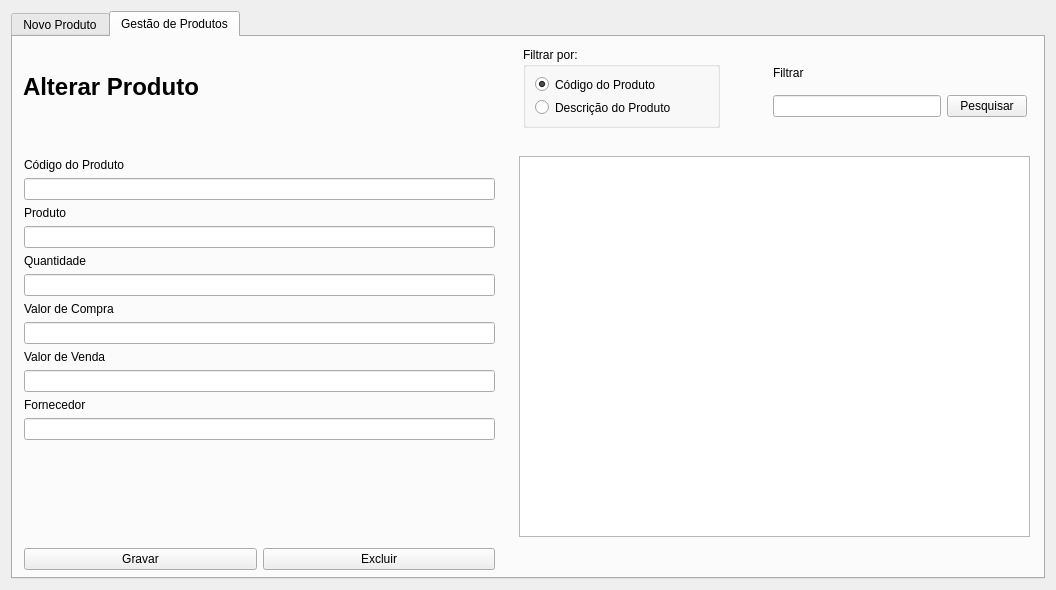
<?xml version="1.0" encoding="UTF-8"?>
<ui version="4.0">
 <class>fm_gestaoEstoque</class>
 <widget class="QDialog" name="fm_gestaoEstoque">
  <property name="geometry">
   <rect>
    <x>0</x>
    <y>0</y>
    <width>1056</width>
    <height>590</height>
   </rect>
  </property>
  <property name="windowTitle">
   <string>Gestão de Estoque</string>
  </property>
  <property name="windowIcon">
   <iconset resource="Arquivo_de_recursos.qrc">
    <normaloff>:/imagens/img/gestao-de-inventario.png</normaloff>:/imagens/img/gestao-de-inventario.png</iconset>
  </property>
  <layout class="QGridLayout" name="gridLayout">
   <item row="0" column="0">
    <widget class="QTabWidget" name="tabWidget">
     <property name="currentIndex">
      <number>1</number>
     </property>
     <widget class="QWidget" name="tab_novoproduto">
      <attribute name="title">
       <string>Novo Produto</string>
      </attribute>
      <widget class="QWidget" name="layoutWidget">
       <property name="geometry">
        <rect>
         <x>80</x>
         <y>80</y>
         <width>901</width>
         <height>281</height>
        </rect>
       </property>
       <layout class="QVBoxLayout" name="verticalLayout_7">
        <item>
         <layout class="QVBoxLayout" name="verticalLayout">
          <item>
           <widget class="QLabel" name="label">
            <property name="text">
             <string>Código de Produto</string>
            </property>
           </widget>
          </item>
          <item>
           <widget class="QLineEdit" name="txt_codigoproduto"/>
          </item>
         </layout>
        </item>
        <item>
         <layout class="QVBoxLayout" name="verticalLayout_2">
          <item>
           <widget class="QLabel" name="label_2">
            <property name="text">
             <string>Descrição do Produto</string>
            </property>
           </widget>
          </item>
          <item>
           <widget class="QLineEdit" name="txt_descricaoproduto"/>
          </item>
         </layout>
        </item>
        <item>
         <layout class="QHBoxLayout" name="horizontalLayout_2">
          <item>
           <layout class="QVBoxLayout" name="verticalLayout_4">
            <item>
             <widget class="QLabel" name="label_4">
              <property name="text">
               <string>Fornecedor</string>
              </property>
             </widget>
            </item>
            <item>
             <widget class="QLineEdit" name="txt_fornecedor"/>
            </item>
           </layout>
          </item>
          <item>
           <layout class="QVBoxLayout" name="verticalLayout_3">
            <item>
             <widget class="QLabel" name="label_3">
              <property name="text">
               <string>Quantidade em Estoque</string>
              </property>
             </widget>
            </item>
            <item>
             <widget class="QLineEdit" name="txt_qtdeestoque"/>
            </item>
           </layout>
          </item>
          <item>
           <layout class="QVBoxLayout" name="verticalLayout_5">
            <item>
             <widget class="QLabel" name="label_5">
              <property name="text">
               <string>Valor de Compra</string>
              </property>
             </widget>
            </item>
            <item>
             <widget class="QLineEdit" name="txt_valorcompra"/>
            </item>
           </layout>
          </item>
          <item>
           <layout class="QVBoxLayout" name="verticalLayout_6">
            <item>
             <widget class="QLabel" name="label_6">
              <property name="text">
               <string>Valor de Venda</string>
              </property>
             </widget>
            </item>
            <item>
             <widget class="QLineEdit" name="txt_valorvenda"/>
            </item>
           </layout>
          </item>
         </layout>
        </item>
        <item>
         <spacer name="verticalSpacer">
          <property name="orientation">
           <enum>Qt::Orientation::Vertical</enum>
          </property>
          <property name="sizeHint" stdset="0">
           <size>
            <width>20</width>
            <height>40</height>
           </size>
          </property>
         </spacer>
        </item>
        <item>
         <layout class="QHBoxLayout" name="horizontalLayout">
          <item>
           <widget class="QPushButton" name="btn_novoproduto">
            <property name="text">
             <string>Novo</string>
            </property>
           </widget>
          </item>
          <item>
           <widget class="QPushButton" name="btn_gravarnovoproduto">
            <property name="text">
             <string>Gravar</string>
            </property>
           </widget>
          </item>
         </layout>
        </item>
       </layout>
      </widget>
     </widget>
     <widget class="QWidget" name="tab_gestaoprodutos">
      <attribute name="title">
       <string>Gestão de Produtos</string>
      </attribute>
      <widget class="QTableWidget" name="tw_ge_produtos">
       <property name="geometry">
        <rect>
         <x>506</x>
         <y>119</y>
         <width>511</width>
         <height>381</height>
        </rect>
       </property>
      </widget>
      <widget class="QGroupBox" name="groupBox">
       <property name="geometry">
        <rect>
         <x>510</x>
         <y>10</y>
         <width>197</width>
         <height>81</height>
        </rect>
       </property>
       <property name="title">
        <string>Filtrar por:</string>
       </property>
       <layout class="QHBoxLayout" name="horizontalLayout_5">
        <item>
         <layout class="QVBoxLayout" name="verticalLayout_8">
          <item>
           <widget class="QRadioButton" name="rb_ge_codigo">
            <property name="text">
             <string>Código do Produto</string>
            </property>
            <property name="checked">
             <bool>true</bool>
            </property>
           </widget>
          </item>
          <item>
           <widget class="QRadioButton" name="rb_ge_produto">
            <property name="text">
             <string>Descrição do Produto</string>
            </property>
           </widget>
          </item>
         </layout>
        </item>
       </layout>
      </widget>
      <widget class="QLabel" name="label_14">
       <property name="geometry">
        <rect>
         <x>10</x>
         <y>30</y>
         <width>291</width>
         <height>41</height>
        </rect>
       </property>
       <property name="text">
        <string>&lt;html&gt;&lt;head/&gt;&lt;body&gt;&lt;h1 style=&quot; margin-top:18px; margin-bottom:12px; margin-left:0px; margin-right:0px; -qt-block-indent:0; text-indent:0px;&quot;&gt;&lt;span style=&quot; font-size:xx-large; font-weight:700;&quot;&gt;Alterar Produto&lt;/span&gt;&lt;/h1&gt;&lt;/body&gt;&lt;/html&gt;</string>
       </property>
      </widget>
      <widget class="QWidget" name="layoutWidget">
       <property name="geometry">
        <rect>
         <x>11</x>
         <y>121</y>
         <width>471</width>
         <height>412</height>
        </rect>
       </property>
       <layout class="QVBoxLayout" name="verticalLayout_15">
        <item>
         <layout class="QVBoxLayout" name="verticalLayout_9">
          <item>
           <widget class="QLabel" name="label_7">
            <property name="text">
             <string>Código do Produto</string>
            </property>
           </widget>
          </item>
          <item>
           <widget class="QLineEdit" name="txt_ge_codigoproduto"/>
          </item>
         </layout>
        </item>
        <item>
         <layout class="QVBoxLayout" name="verticalLayout_10">
          <item>
           <widget class="QLabel" name="label_8">
            <property name="text">
             <string>Produto</string>
            </property>
           </widget>
          </item>
          <item>
           <widget class="QLineEdit" name="txt_ge_produto"/>
          </item>
         </layout>
        </item>
        <item>
         <layout class="QVBoxLayout" name="verticalLayout_11">
          <item>
           <widget class="QLabel" name="label_9">
            <property name="text">
             <string>Quantidade</string>
            </property>
           </widget>
          </item>
          <item>
           <widget class="QLineEdit" name="txt_ge_qtde"/>
          </item>
         </layout>
        </item>
        <item>
         <layout class="QVBoxLayout" name="verticalLayout_12">
          <item>
           <widget class="QLabel" name="label_10">
            <property name="text">
             <string>Valor de Compra</string>
            </property>
           </widget>
          </item>
          <item>
           <widget class="QLineEdit" name="txt_ge_valorcompra"/>
          </item>
         </layout>
        </item>
        <item>
         <layout class="QVBoxLayout" name="verticalLayout_13">
          <item>
           <widget class="QLabel" name="label_11">
            <property name="text">
             <string>Valor de Venda</string>
            </property>
           </widget>
          </item>
          <item>
           <widget class="QLineEdit" name="txt_ge_valorvenda"/>
          </item>
         </layout>
        </item>
        <item>
         <layout class="QVBoxLayout" name="verticalLayout_14">
          <item>
           <widget class="QLabel" name="label_12">
            <property name="text">
             <string>Fornecedor</string>
            </property>
           </widget>
          </item>
          <item>
           <widget class="QLineEdit" name="txt_ge_fornecedor"/>
          </item>
         </layout>
        </item>
        <item>
         <spacer name="verticalSpacer_2">
          <property name="orientation">
           <enum>Qt::Orientation::Vertical</enum>
          </property>
          <property name="sizeHint" stdset="0">
           <size>
            <width>20</width>
            <height>40</height>
           </size>
          </property>
         </spacer>
        </item>
        <item>
         <layout class="QHBoxLayout" name="horizontalLayout_3">
          <item>
           <widget class="QPushButton" name="btn_ge_gravar">
            <property name="text">
             <string>Gravar</string>
            </property>
           </widget>
          </item>
          <item>
           <widget class="QPushButton" name="btn_ge_excluir">
            <property name="text">
             <string>Excluir</string>
            </property>
           </widget>
          </item>
         </layout>
        </item>
       </layout>
      </widget>
      <widget class="QWidget" name="layoutWidget">
       <property name="geometry">
        <rect>
         <x>760</x>
         <y>20</y>
         <width>254</width>
         <height>60</height>
        </rect>
       </property>
       <layout class="QVBoxLayout" name="verticalLayout_16">
        <item>
         <widget class="QLabel" name="label_13">
          <property name="text">
           <string>Filtrar</string>
          </property>
         </widget>
        </item>
        <item>
         <layout class="QHBoxLayout" name="horizontalLayout_4">
          <item>
           <widget class="QLineEdit" name="txt_ge_filtrar"/>
          </item>
          <item>
           <widget class="QPushButton" name="btn_ge_filtrar">
            <property name="text">
             <string>Pesquisar</string>
            </property>
           </widget>
          </item>
         </layout>
        </item>
       </layout>
      </widget>
     </widget>
    </widget>
   </item>
  </layout>
 </widget>
 <resources>
  <include location="Arquivo_de_recursos.qrc"/>
 </resources>
 <connections/>
</ui>
